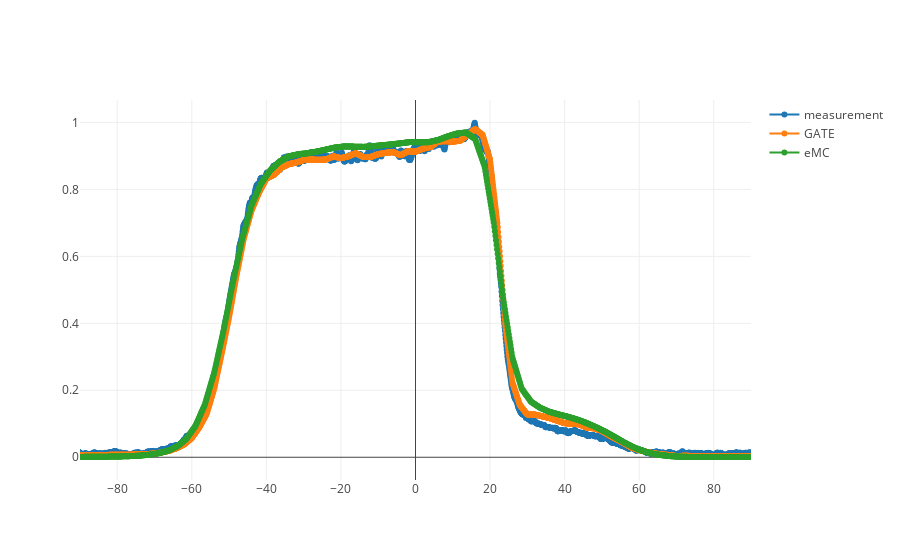
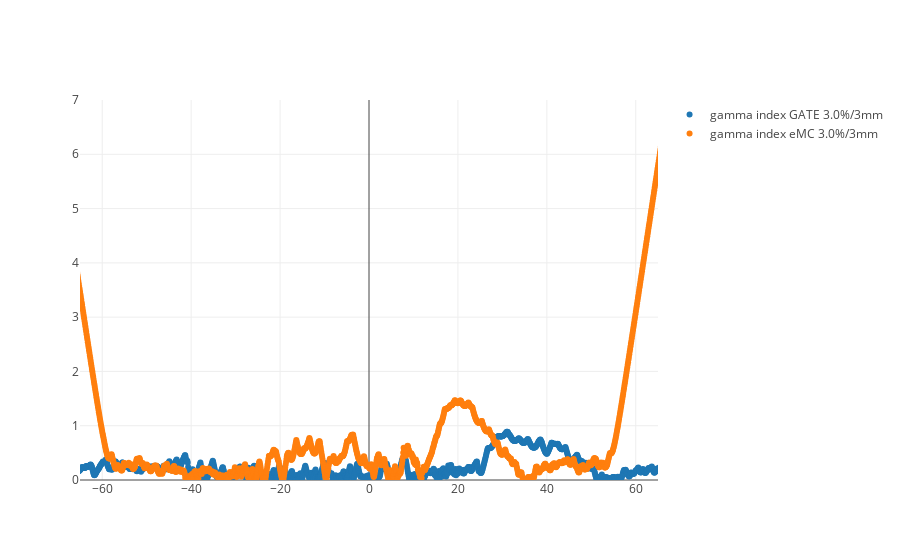
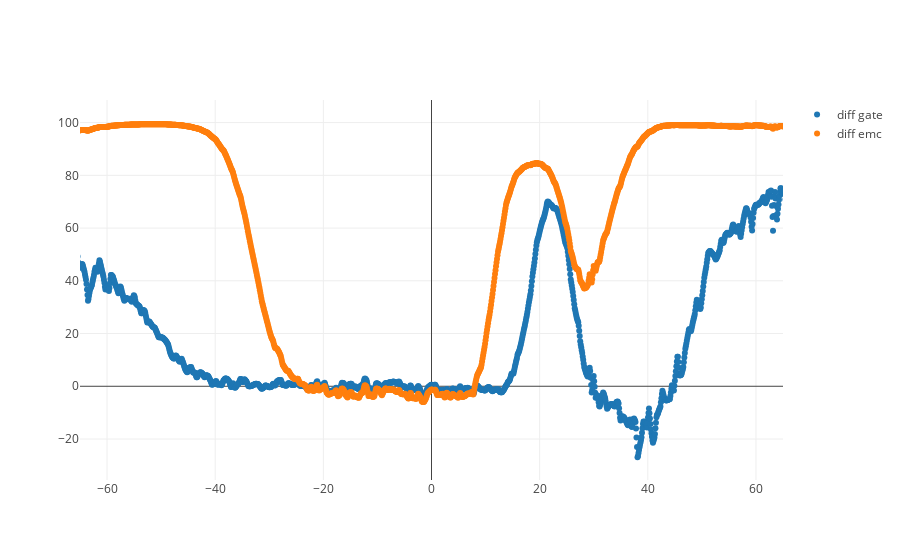

The cell these charts' notebook holds for them, in order:
### Code cell
layout = go.Layout(
    xaxis=dict(
        range = [-90 , 90]), 
     )


data3 = [trace1, trace2, trace4]
fig1= go.Figure(data=data3, layout=layout)
py.iplot(fig1, filename='scatter-mode')   

layout = go.Layout(
    xaxis=dict(
        range = [-65 , 65]), 
     yaxis=dict(
        range = [0 , 7]))
data4 = [trace3, trace5]

fig2 = go.Figure(data=data4, layout=layout)
py.iplot(fig2, filename='scatter-mode')

diffGate=((refY2-gateY2)/refY2)*100
diffemc=((refY2-emcY2)/refY2)*100


trace6 = go.Scatter(
    x = refX2,
    y = diffGate,
    mode = 'markers', 
    name = 'diff gate'
)

trace7 = go.Scatter(
    x = refX2,
    y = diffemc,
    mode = 'markers', 
    name = 'diff emc'
)

layout = go.Layout(
    xaxis=dict(
        range = [-65 , 65]))
data5 = [trace6, trace7]

fig3 = go.Figure(data=data5, layout=layout)
py.iplot(fig3, filename='scatter-mode')

### Figure 1 — Plotly figure (JSON) as saved in the notebook; plotly's stock layout.template omitted (floating-point values rounded to 4 significant figures; data arrays with more than 128 entries replaced by an {"elided": "..."} marker saying what was removed)
{"data": [{"mode": "lines+markers", "name": "measurement", "type": "scatter", "x": {"elided": "2000 float values"}, "y": {"elided": "2000 float values"}}, {"mode": "lines+markers", "name": "GATE", "type": "scatter", "x": {"elided": "2000 float values"}, "y": {"elided": "2000 float values"}}, {"mode": "lines+markers", "name": "eMC", "type": "scatter", "x": {"elided": "2000 float values"}, "y": {"elided": "2000 float values"}}], "layout": {"xaxis": {"range": [-90, 90]}}}

### Figure 2 — Plotly figure (JSON) as saved in the notebook; plotly's stock layout.template omitted (floating-point values rounded to 4 significant figures; data arrays with more than 128 entries replaced by an {"elided": "..."} marker saying what was removed)
{"data": [{"mode": "markers", "name": "gamma index GATE 3.0%/3mm", "type": "scatter", "x": {"elided": "2000 float values"}, "y": {"elided": "2000 float values"}}, {"mode": "markers", "name": "gamma index eMC 3.0%/3mm", "type": "scatter", "x": {"elided": "2000 float values"}, "y": {"elided": "2000 float values"}}], "layout": {"xaxis": {"range": [-65, 65]}, "yaxis": {"range": [0, 7]}}}

### Figure 3 — Plotly figure (JSON) as saved in the notebook; plotly's stock layout.template omitted (floating-point values rounded to 4 significant figures; data arrays with more than 128 entries replaced by an {"elided": "..."} marker saying what was removed)
{"data": [{"mode": "markers", "name": "diff gate", "type": "scatter", "x": {"elided": "2000 float values"}, "y": {"elided": "2000 float values"}}, {"mode": "markers", "name": "diff emc", "type": "scatter", "x": {"elided": "2000 float values"}, "y": {"elided": "2000 float values"}}], "layout": {"xaxis": {"range": [-65, 65]}}}
